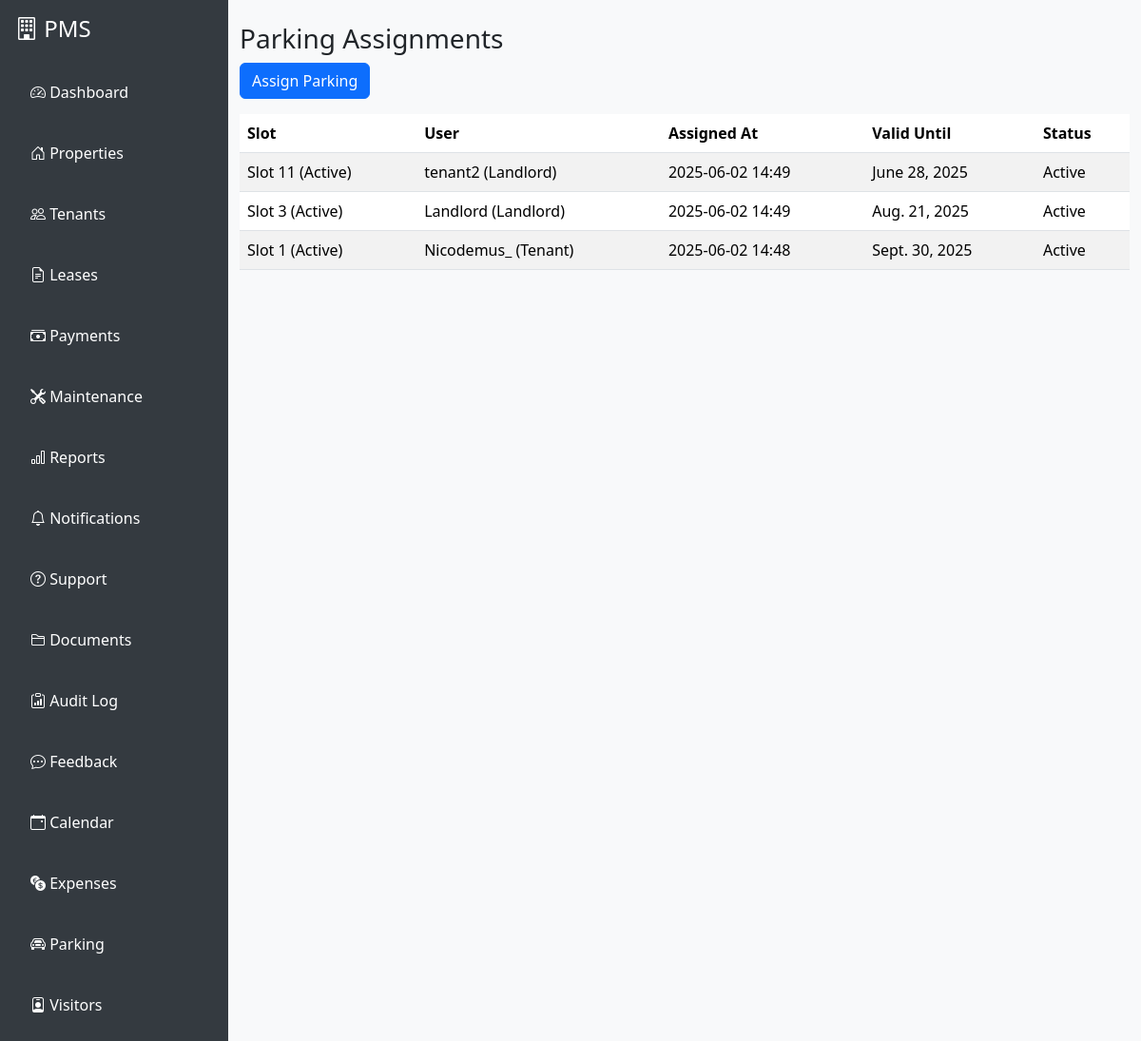
/parking/assignments/ (signed in), run on the app's committed database.
### parking/models.py (models this page shows, shortened)
class ParkingAssignment(models.Model):
    slot = models.ForeignKey(ParkingSlot, on_delete=models.CASCADE)
    user = models.ForeignKey(get_user_model(), on_delete=models.CASCADE)
    assigned_at = models.DateTimeField(auto_now_add=True)
    valid_until = models.DateField(null=True, blank=True)
    is_active = models.BooleanField(default=True)

class ParkingSlot(models.Model):
    slot_number = models.CharField(max_length=20, unique=True)
    location = models.CharField(max_length=100, blank=True)
    is_active = models.BooleanField(default=True)
    property = models.ForeignKey(Building, on_delete=models.CASCADE, related_name='parking_slots', null=True, blank=True)  # Add this
    def __str__(self):
        return f"Slot {self.slot_number} ({'Active' if self.is_active else 'Inactive'})"

### accounts/models.py (models this page shows)
class User(AbstractUser):
    ROLE_CHOICES = [
        ('landlord', 'Landlord'),
        ('tenant', 'Tenant'),
        ('agent', 'Agent'),
        ('caretaker', 'Caretaker'),
    ]
    role = models.CharField(max_length=20, choices=ROLE_CHOICES)
    full_name = models.CharField(max_length=100, blank=True, null=True)
    phone_number = models.CharField(max_length=20, blank=True, null=True)
    national_id = models.CharField(max_length=30, blank=True, null=True)
    company_name = models.CharField(max_length=100, blank=True, null=True)
    agency_name = models.CharField(max_length=100, blank=True, null=True)
    emergency_contact_name = models.CharField(max_length=100, blank=True, null=True)
    emergency_contact_phone = models.CharField(max_length=20, blank=True, null=True)
    assigned_property = models.CharField(max_length=100, blank=True, null=True)
    def __str__(self):
        return f"{self.username} ({self.get_role_display()})"

### parking/views.py (the view)
# urls.py: path('assignments/', views.parking_assignment_list, name='parking_assignment_list'),
@login_required
def parking_assignment_list(request):
    user = request.user
    if hasattr(user, "role"):
        if user.role == "tenant":
            assignments = ParkingAssignment.objects.filter(user=user).select_related('slot', 'user').order_by('-assigned_at')
        elif user.role == "landlord":
            assignments = ParkingAssignment.objects.filter(slot__property__landlord=user).select_related('slot', 'user').order_by('-assigned_at')
        elif user.role == "agent":
            assignments = ParkingAssignment.objects.filter(slot__property__agent=user).select_related('slot', 'user').order_by('-assigned_at')
        elif user.role == "caretaker":
            assignments = ParkingAssignment.objects.filter(slot__property__caretaker=user).select_related('slot', 'user').order_by('-assigned_at')
        else:
            assignments = ParkingAssignment.objects.none()
    else:
        assignments = ParkingAssignment.objects.none()
    return render(request, "parking/parking_assignment_list.html", {"assignments": assignments})

### templates/parking/parking_assignment_list.html
{% extends "base.html" %}
{% block content %}
<div class="container mt-4">
    <h3>Parking Assignments</h3>
    <a href="{% url 'parking_assign' %}" class="btn btn-primary mb-3">Assign Parking</a>
    <table class="table table-striped">
        <thead>
            <tr>
                <th>Slot</th>
                <th>User</th>
                <th>Assigned At</th>
                <th>Valid Until</th>
                <th>Status</th>
            </tr>
        </thead>
        <tbody>
            {% for assignment in assignments %}
            <tr>
                <td>{{ assignment.slot }}</td>
                <td>{{ assignment.user }}</td>
                <td>{{ assignment.assigned_at|date:"Y-m-d H:i" }}</td>
                <td>{{ assignment.valid_until }}</td>
                <td>{{ assignment.is_active|yesno:"Active,Inactive" }}</td>
            </tr>
            {% empty %}
            <tr><td colspan="5">No assignments found.</td></tr>
            {% endfor %}
        </tbody>
    </table>
</div>
{% endblock %}

### templates/base.html (style rules this page uses)
body { background: #f8f9fa; transition: background 0.3s, color 0.3s; }

### data on the page
ParkingAssignment: slot "Slot 11 (Active)", user "tenant2 (Landlord)", assigned_at "2025-06-02 14:49", valid_until "June 28, 2025", is_active "Active"
ParkingAssignment: slot "Slot 3 (Active)", user "Landlord (Landlord)", assigned_at "2025-06-02 14:49", valid_until "Aug. 21, 2025", is_active "Active"
ParkingAssignment: slot "Slot 1 (Active)", user "Nicodemus_ (Tenant)", assigned_at "2025-06-02 14:48", valid_until "Sept. 30, 2025", is_active "Active"
